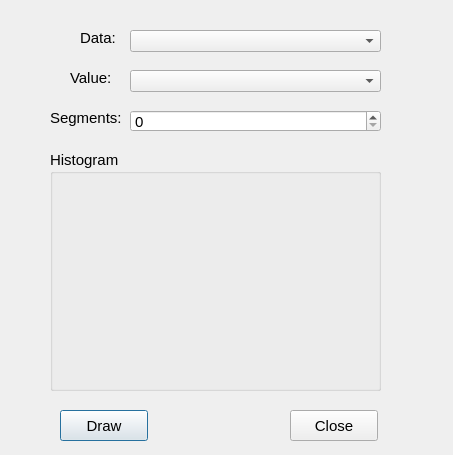
<?xml version="1.0" encoding="UTF-8"?>
<ui version="4.0">
 <class>HistogramDialog</class>
 <widget class="QDialog" name="HistogramDialog">
  <property name="geometry">
   <rect>
    <x>0</x>
    <y>0</y>
    <width>453</width>
    <height>455</height>
   </rect>
  </property>
  <property name="font">
   <font>
    <pointsize>11</pointsize>
   </font>
  </property>
  <property name="windowTitle">
   <string>Dialog</string>
  </property>
  <widget class="QComboBox" name="cmb_layer">
   <property name="geometry">
    <rect>
     <x>130</x>
     <y>30</y>
     <width>251</width>
     <height>22</height>
    </rect>
   </property>
  </widget>
  <widget class="QComboBox" name="cmb_field">
   <property name="geometry">
    <rect>
     <x>130</x>
     <y>70</y>
     <width>251</width>
     <height>22</height>
    </rect>
   </property>
  </widget>
  <widget class="QPushButton" name="bt_draw">
   <property name="geometry">
    <rect>
     <x>60</x>
     <y>410</y>
     <width>88</width>
     <height>31</height>
    </rect>
   </property>
   <property name="text">
    <string>Draw</string>
   </property>
  </widget>
  <widget class="QPushButton" name="bt_close">
   <property name="geometry">
    <rect>
     <x>290</x>
     <y>410</y>
     <width>88</width>
     <height>31</height>
    </rect>
   </property>
   <property name="text">
    <string>Close</string>
   </property>
  </widget>
  <widget class="QGroupBox" name="groupBox">
   <property name="geometry">
    <rect>
     <x>50</x>
     <y>150</y>
     <width>331</width>
     <height>241</height>
    </rect>
   </property>
   <property name="title">
    <string>Histogram</string>
   </property>
   <widget class="HistogramView" name="HistogramWidget" native="true">
    <property name="geometry">
     <rect>
      <x>10</x>
      <y>20</y>
      <width>311</width>
      <height>211</height>
     </rect>
    </property>
   </widget>
  </widget>
  <widget class="QLabel" name="label">
   <property name="geometry">
    <rect>
     <x>80</x>
     <y>30</y>
     <width>41</width>
     <height>16</height>
    </rect>
   </property>
   <property name="text">
    <string>Data:</string>
   </property>
  </widget>
  <widget class="QLabel" name="label_2">
   <property name="geometry">
    <rect>
     <x>70</x>
     <y>70</y>
     <width>51</width>
     <height>16</height>
    </rect>
   </property>
   <property name="text">
    <string>Value:</string>
   </property>
  </widget>
  <widget class="QLabel" name="label_3">
   <property name="geometry">
    <rect>
     <x>50</x>
     <y>110</y>
     <width>81</width>
     <height>16</height>
    </rect>
   </property>
   <property name="text">
    <string>Segments:</string>
   </property>
  </widget>
  <widget class="QSpinBox" name="sb_number">
   <property name="geometry">
    <rect>
     <x>130</x>
     <y>110</y>
     <width>251</width>
     <height>22</height>
    </rect>
   </property>
  </widget>
 </widget>
 <customwidgets>
  <customwidget>
   <class>HistogramView</class>
   <extends>QWidget</extends>
   <header location="global">histogramview.h</header>
   <container>1</container>
  </customwidget>
 </customwidgets>
 <resources/>
 <connections/>
</ui>
